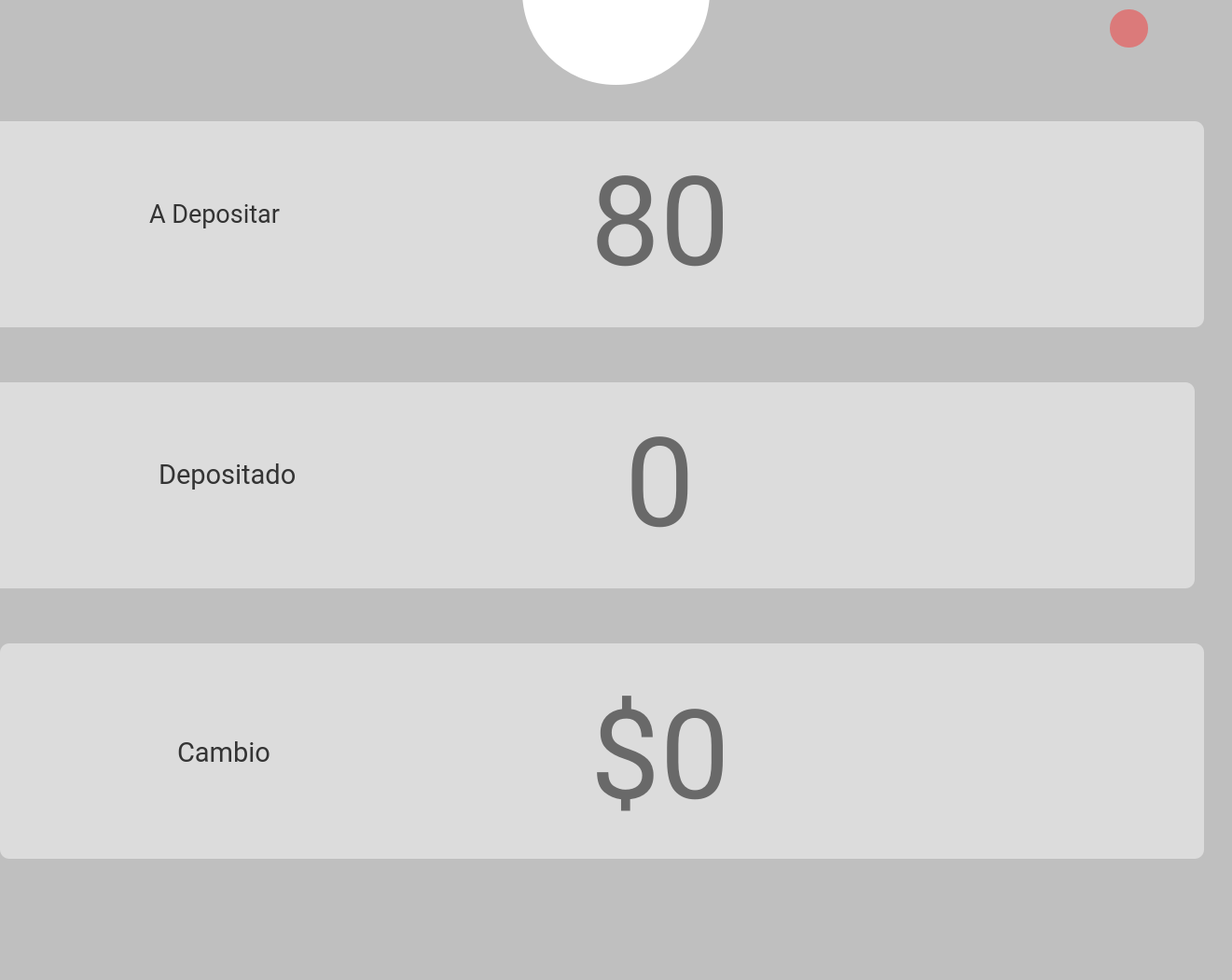
    <widget class="QGroupBox" name="groupBox_3">
     <property name="geometry">
      <rect>
       <x>370</x>
       <y>0</y>
       <width>1321</width>
       <height>1051</height>
      </rect>
     </property>
     <property name="styleSheet">
      <string notr="true">background-color:rgb(191, 191, 191)
;border-radius:10%;</string>
     </property>
     <property name="title">
      <string/>
     </property>
     <widget class="QGroupBox" name="gcobrar">
      <property name="geometry">
       <rect>
        <x>-10</x>
        <y>130</y>
        <width>1301</width>
        <height>221</height>
       </rect>
      </property>
      <property name="styleSheet">
       <string notr="true">background-color: rgb(128, 128, 128);
background-color:rgb(220, 220, 220);
border-radius:10%;</string>
      </property>
      <property name="title">
       <string/>
      </property>
      <widget class="QLabel" name="label_80">
       <property name="geometry">
        <rect>
         <x>-29</x>
         <y>-40</y>
         <width>251</width>
         <height>21</height>
        </rect>
       </property>
       <property name="font">
        <font>
         <family>Sans Serif</family>
         <pointsize>16</pointsize>
         <weight>75</weight>
         <italic>false</italic>
         <bold>true</bold>
        </font>
       </property>
       <property name="styleSheet">
        <string notr="true">background-color:transparent;
color:rgb(101, 179, 0)</string>
       </property>
       <property name="text">
        <string/>
       </property>
      </widget>
      <widget class="QWidget" name="layoutWidget_12">
       <property name="geometry">
        <rect>
         <x>410</x>
         <y>20</y>
         <width>541</width>
         <height>177</height>
        </rect>
       </property>
       <layout class="QGridLayout" name="gridLayout_10">
        <item row="0" column="7">
         <widget class="QLabel" name="label_10">
          <property name="text">
           <string/>
          </property>
         </widget>
        </item>
        <item row="0" column="1">
         <spacer name="horizontalSpacer_19">
          <property name="orientation">
           <enum>Qt::Horizontal</enum>
          </property>
          <property name="sizeHint" stdset="0">
           <size>
            <width>40</width>
            <height>20</height>
           </size>
          </property>
         </spacer>
        </item>
        <item row="0" column="5">
         <spacer name="horizontalSpacer_20">
          <property name="orientation">
           <enum>Qt::Horizontal</enum>
          </property>
          <property name="sizeHint" stdset="0">
           <size>
            <width>40</width>
            <height>20</height>
           </size>
          </property>
         </spacer>
        </item>
        <item row="0" column="3" colspan="2">
         <widget class="QLabel" name="lcobrar">
          <property name="sizePolicy">
           <sizepolicy hsizetype="MinimumExpanding" vsizetype="Preferred">
            <horstretch>0</horstretch>
            <verstretch>0</verstretch>
           </sizepolicy>
          </property>
          <property name="maximumSize">
           <size>
            <width>620</width>
            <height>16777212</height>
           </size>
          </property>
          <property name="font">
           <font>
            <family>Roboto</family>
            <pointsize>100</pointsize>
            <weight>50</weight>
            <italic>false</italic>
            <bold>false</bold>
           </font>
          </property>
          <property name="styleSheet">
           <string notr="true">background-color:rgb(220, 220,220);
color:rgb(105,105,105);
border-radius:40%</string>
          </property>
          <property name="lineWidth">
           <number>3</number>
          </property>
          <property name="text">
           <string>80</string>
          </property>
         </widget>
        </item>
        <item row="0" column="2">
         <widget class="QPushButton" name="bconfirmar_3">
          <property name="font">
           <font>
            <family>Roboto</family>
            <pointsize>24</pointsize>
            <weight>50</weight>
            <italic>false</italic>
            <bold>false</bold>
            <underline>false</underline>
           </font>
          </property>
          <property name="styleSheet">
           <string notr="true">background-color:transparent;
color:rgb(0, 0, 0);
border-radius:40%</string>
          </property>
          <property name="text">
           <string/>
          </property>
          <property name="icon">
           <iconset>
            <normaloff>iconos/dol.png</normaloff>iconos/dol.png</iconset>
          </property>
          <property name="iconSize">
           <size>
            <width>50</width>
            <height>50</height>
           </size>
          </property>
         </widget>
        </item>
       </layout>
      </widget>
      <widget class="QLabel" name="he_4">
       <property name="geometry">
        <rect>
         <x>170</x>
         <y>60</y>
         <width>241</width>
         <height>78</height>
        </rect>
       </property>
       <property name="font">
        <font>
         <family>Roboto</family>
         <pointsize>20</pointsize>
         <weight>50</weight>
         <italic>false</italic>
         <bold>false</bold>
        </font>
       </property>
       <property name="styleSheet">
        <string notr="true">background-color:transparent;
color:rgb(52, 52, 52)
</string>
       </property>
       <property name="text">
        <string>A Depositar</string>
       </property>
      </widget>
     </widget>
     <widget class="QGroupBox" name="gdepositar">
      <property name="geometry">
       <rect>
        <x>-20</x>
        <y>410</y>
        <width>1301</width>
        <height>221</height>
       </rect>
      </property>
      <property name="styleSheet">
       <string notr="true">background-color: rgb(128, 128, 128);
background-color:rgb(220, 220, 220);
border-radius:10%;</string>
      </property>
      <property name="title">
       <string/>
      </property>
      <widget class="QLabel" name="label_82">
       <property name="geometry">
        <rect>
         <x>-29</x>
         <y>-40</y>
         <width>251</width>
         <height>21</height>
        </rect>
       </property>
       <property name="font">
        <font>
         <family>Sans Serif</family>
         <pointsize>16</pointsize>
         <weight>75</weight>
         <italic>false</italic>
         <bold>true</bold>
        </font>
       </property>
       <property name="styleSheet">
        <string notr="true">background-color:transparent;
color:rgb(101, 179, 0)</string>
       </property>
       <property name="text">
        <string/>
       </property>
      </widget>
      <widget class="QWidget" name="layoutWidget_13">
       <property name="geometry">
        <rect>
         <x>420</x>
         <y>20</y>
         <width>541</width>
         <height>177</height>
        </rect>
       </property>
       <layout class="QGridLayout" name="gridLayout_14">
        <item row="0" column="5">
         <spacer name="horizontalSpacer_32">
          <property name="orientation">
           <enum>Qt::Horizontal</enum>
          </property>
          <property name="sizeHint" stdset="0">
           <size>
            <width>40</width>
            <height>20</height>
           </size>
          </property>
         </spacer>
        </item>
        <item row="0" column="0">
         <spacer name="horizontalSpacer_31">
          <property name="orientation">
           <enum>Qt::Horizontal</enum>
          </property>
          <property name="sizeHint" stdset="0">
           <size>
            <width>40</width>
            <height>20</height>
           </size>
          </property>
         </spacer>
        </item>
        <item row="0" column="6">
         <widget class="QLabel" name="label_11">
          <property name="text">
           <string/>
          </property>
         </widget>
        </item>
        <item row="0" column="2" colspan="3">
         <widget class="QLabel" name="ldepositar">
          <property name="sizePolicy">
           <sizepolicy hsizetype="MinimumExpanding" vsizetype="Preferred">
            <horstretch>0</horstretch>
            <verstretch>0</verstretch>
           </sizepolicy>
          </property>
          <property name="maximumSize">
           <size>
            <width>620</width>
            <height>16777212</height>
           </size>
          </property>
          <property name="font">
           <font>
            <family>Roboto</family>
            <pointsize>100</pointsize>
            <weight>50</weight>
            <italic>false</italic>
            <bold>false</bold>
           </font>
          </property>
          <property name="styleSheet">
           <string notr="true">background-color:rgb(220, 220,220);
color:rgb(105,105,105);
border-radius:40%</string>
          </property>
          <property name="lineWidth">
           <number>3</number>
          </property>
          <property name="text">
           <string>0</string>
          </property>
         </widget>
        </item>
        <item row="0" column="1">
         <widget class="QPushButton" name="bconfirmar_4">
          <property name="font">
           <font>
            <family>Roboto</family>
            <pointsize>24</pointsize>
            <weight>50</weight>
            <italic>false</italic>
            <bold>false</bold>
            <underline>false</underline>
           </font>
          </property>
          <property name="styleSheet">
           <string notr="true">background-color:transparent;
color:rgb(0, 0, 0);
border-radius:40%</string>
          </property>
          <property name="text">
           <string/>
          </property>
          <property name="icon">
           <iconset>
            <normaloff>iconos/dol.png</normaloff>iconos/dol.png</iconset>
          </property>
          <property name="iconSize">
           <size>
            <width>50</width>
            <height>50</height>
           </size>
          </property>
         </widget>
        </item>
       </layout>
      </widget>
      <widget class="QLabel" name="he_6">
       <property name="geometry">
        <rect>
         <x>190</x>
         <y>80</y>
         <width>147</width>
         <height>38</height>
        </rect>
       </property>
       <property name="font">
        <font>
         <family>Roboto</family>
         <pointsize>22</pointsize>
         <weight>50</weight>
         <italic>false</italic>
         <bold>false</bold>
        </font>
       </property>
       <property name="styleSheet">
        <string notr="true">background-color:transparent;
color:rgb(52, 52, 52)
</string>
       </property>
       <property name="text">
        <string>Depositado</string>
       </property>
      </widget>
     </widget>
     <widget class="QLabel" name="label_154">
      <property name="geometry">
       <rect>
        <x>560</x>
        <y>-120</y>
        <width>201</width>
        <height>211</height>
       </rect>
      </property>
      <property name="font">
       <font>
        <family>Sans Serif</family>
        <pointsize>8</pointsize>
        <weight>75</weight>
        <bold>true</bold>
       </font>
      </property>
      <property name="styleSheet">
       <string notr="true">background-color: rgb(255, 255, 255);
border-radius:100%;</string>
      </property>
      <property name="lineWidth">
       <number>3</number>
      </property>
      <property name="text">
       <string/>
      </property>
      <property name="textFormat">
       <enum>Qt::PlainText</enum>
      </property>
      <property name="scaledContents">
       <bool>true</bool>
      </property>
     </widget>
     <widget class="QLabel" name="label_95">
      <property name="geometry">
       <rect>
        <x>610</x>
        <y>0</y>
        <width>101</width>
        <height>71</height>
       </rect>
      </property>
      <property name="font">
       <font>
        <family>Sans Serif</family>
        <pointsize>8</pointsize>
        <weight>75</weight>
        <bold>true</bold>
       </font>
      </property>
      <property name="styleSheet">
       <string notr="true">background-color:transparent;
color:white</string>
      </property>
      <property name="frameShape">
       <enum>QFrame::NoFrame</enum>
      </property>
      <property name="frameShadow">
       <enum>QFrame::Sunken</enum>
      </property>
      <property name="lineWidth">
       <number>3</number>
      </property>
      <property name="text">
       <string/>
      </property>
      <property name="textFormat">
       <enum>Qt::PlainText</enum>
      </property>
      <property name="pixmap">
       <pixmap>iconos/logoPTIP.jpg</pixmap>
      </property>
      <property name="scaledContents">
       <bool>true</bool>
      </property>
     </widget>
     <widget class="QPushButton" name="bayudaCliente">
      <property name="geometry">
       <rect>
        <x>1190</x>
        <y>10</y>
        <width>41</width>
        <height>41</height>
       </rect>
      </property>
      <property name="font">
       <font>
        <family>Roboto</family>
        <pointsize>24</pointsize>
        <weight>50</weight>
        <italic>false</italic>
        <bold>false</bold>
        <underline>false</underline>
       </font>
      </property>
      <property name="toolTip">
       <string>Ayuda</string>
      </property>
      <property name="toolTipDuration">
       <number>3</number>
      </property>
      <property name="whatsThis">
       <string extracomment="help"/>
      </property>
      <property name="styleSheet">
       <string notr="true">background-color:rgb(219, 122, 122);
color:rgb(0, 0, 0);
border-radius:20%</string>
      </property>
      <property name="text">
       <string/>
      </property>
      <property name="icon">
       <iconset>
        <normaloff>iconos/help-round-button.png</normaloff>iconos/help-round-button.png</iconset>
      </property>
      <property name="iconSize">
       <size>
        <width>40</width>
        <height>40</height>
       </size>
      </property>
     </widget>
     <widget class="QGroupBox" name="gcambio">
      <property name="geometry">
       <rect>
        <x>0</x>
        <y>690</y>
        <width>1291</width>
        <height>231</height>
       </rect>
      </property>
      <property name="styleSheet">
       <string notr="true">background-color: rgb(128, 128, 128);
background-color:rgb(220, 220, 220);
border-radius:10%;</string>
      </property>
      <property name="title">
       <string/>
      </property>
      <widget class="QLabel" name="label_96">
       <property name="geometry">
        <rect>
         <x>-29</x>
         <y>-40</y>
         <width>251</width>
         <height>21</height>
        </rect>
       </property>
       <property name="font">
        <font>
         <family>Sans Serif</family>
         <pointsize>16</pointsize>
         <weight>75</weight>
         <italic>false</italic>
         <bold>true</bold>
        </font>
       </property>
       <property name="styleSheet">
        <string notr="true">background-color:transparent;
color:rgb(101, 179, 0)</string>
       </property>
       <property name="text">
        <string/>
       </property>
      </widget>
      <widget class="QWidget" name="layoutWidget_14">
       <property name="geometry">
        <rect>
         <x>400</x>
         <y>30</y>
         <width>541</width>
         <height>181</height>
        </rect>
       </property>
       <layout class="QGridLayout" name="gridLayout_15">
        <item row="0" column="4">
         <spacer name="horizontalSpacer_40">
          <property name="orientation">
           <enum>Qt::Horizontal</enum>
          </property>
          <property name="sizeHint" stdset="0">
           <size>
            <width>40</width>
            <height>20</height>
           </size>
          </property>
         </spacer>
        </item>
        <item row="0" column="0">
         <spacer name="horizontalSpacer_39">
          <property name="orientation">
           <enum>Qt::Horizontal</enum>
          </property>
          <property name="sizeHint" stdset="0">
           <size>
            <width>40</width>
            <height>20</height>
           </size>
          </property>
         </spacer>
        </item>
        <item row="0" column="5">
         <widget class="QLabel" name="label_13">
          <property name="text">
           <string/>
          </property>
         </widget>
        </item>
        <item row="0" column="2" colspan="2">
         <widget class="QLabel" name="lcambio">
          <property name="sizePolicy">
           <sizepolicy hsizetype="MinimumExpanding" vsizetype="Preferred">
            <horstretch>0</horstretch>
            <verstretch>0</verstretch>
           </sizepolicy>
          </property>
          <property name="maximumSize">
           <size>
            <width>620</width>
            <height>16777212</height>
           </size>
          </property>
          <property name="font">
           <font>
            <family>Roboto</family>
            <pointsize>100</pointsize>
            <weight>50</weight>
            <italic>false</italic>
            <bold>false</bold>
           </font>
          </property>
          <property name="styleSheet">
           <string notr="true">background-color:rgb(220, 220,220);
color:rgb(105,105,105);
border-radius:40%</string>
          </property>
          <property name="lineWidth">
           <number>3</number>
          </property>
          <property name="text">
           <string>$0</string>
          </property>
         </widget>
        </item>
        <item row="0" column="1">
         <widget class="QPushButton" name="bconfirmar_5">
          <property name="font">
           <font>
            <family>Roboto</family>
            <pointsize>24</pointsize>
            <weight>50</weight>
            <italic>false</italic>
            <bold>false</bold>
            <underline>false</underline>
           </font>
          </property>
          <property name="styleSheet">
           <string notr="true">background-color:transparent;
color:rgb(0, 0, 0);
border-radius:40%</string>
          </property>
          <property name="text">
           <string/>
          </property>
          <property name="icon">
           <iconset>
            <normaloff>iconos/dol.png</normaloff>iconos/dol.png</iconset>
          </property>
          <property name="iconSize">
           <size>
            <width>50</width>
            <height>50</height>
           </size>
          </property>
         </widget>
        </item>
       </layout>
      </widget>
      <widget class="QLabel" name="aviso1">
       <property name="geometry">
        <rect>
         <x>960</x>
         <y>100</y>
         <width>321</width>
         <height>41</height>
        </rect>
       </property>
       <property name="font">
        <font>
         <family>Roboto Condensed</family>
         <pointsize>18</pointsize>
         <weight>50</weight>
         <italic>false</italic>
         <bold>false</bold>
        </font>
       </property>
       <property name="styleSheet">
        <string notr="true">background-color:transparent;
color:white</string>
       </property>
       <property name="text">
        <string/>
       </property>
      </widget>
      <widget class="QLabel" name="he_8">
       <property name="geometry">
        <rect>
         <x>190</x>
         <y>70</y>
         <width>99</width>
         <height>94</height>
        </rect>
       </property>
       <property name="font">
        <font>
         <family>Roboto</family>
         <pointsize>22</pointsize>
         <weight>50</weight>
         <italic>false</italic>
         <bold>false</bold>
        </font>
       </property>
       <property name="styleSheet">
        <string notr="true">background-color:transparent;
color:rgb(52, 52, 52)
</string>
       </property>
       <property name="text">
        <string>Cambio</string>
       </property>
      </widget>
     </widget>
     <widget class="QLabel" name="aviso2">
      <property name="geometry">
       <rect>
        <x>480</x>
        <y>940</y>
        <width>351</width>
        <height>71</height>
       </rect>
      </property>
      <property name="font">
       <font>
        <pointsize>16</pointsize>
       </font>
      </property>
      <property name="styleSheet">
       <string notr="true">background-color:transparent;
color:rgb(38, 48, 248)
</string>
      </property>
      <property name="text">
       <string/>
      </property>
     </widget>
    </widget>
